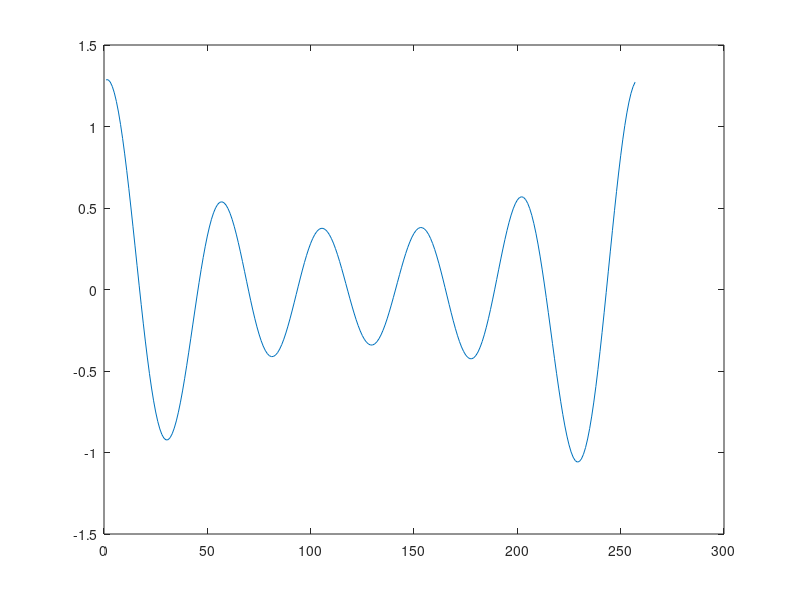

Write MATLAB code to recreate this figure.
%% *Lab 6*

%% Task #1

% Create a 9x9x9 Multiplication table using for loops
clear all
format SHORT

for n = 1:9
    for k = 1:9
        for u = 1:9
        table(n,k,u) = n*k*u;
        end
    end
end

table

%% Task #2
clear all
format short

XX = zeros(1,257);
REF = zeros(1,65);
IMF = zeros(1,65);

% Mythical Program which loads data into REF and IMF

for f = 1:5
    REF(f) = 3*f^2;
    IMF(f) = 2*f;
end

N = length(XX);
K = length(REF);
H = length(IMF);

for k = 1:K
    REF(k) = REF(k)/(N/2);
    IMF(k) = IMF(k)/(N/2);
end

REF(1) = REF(1)/2;
REF(K) = REF(K)/2;


for h = 1:N
    XX(h) = 0;
end
for k = 1:K
    for h = 1:N
        XX(h) = XX(h) + REF(k)*cos(2*pi*k*h/N);
        XX(h) = XX(h) + IMF(k)*sin(2*pi*k*h/N);
    end
end


plot(XX)



